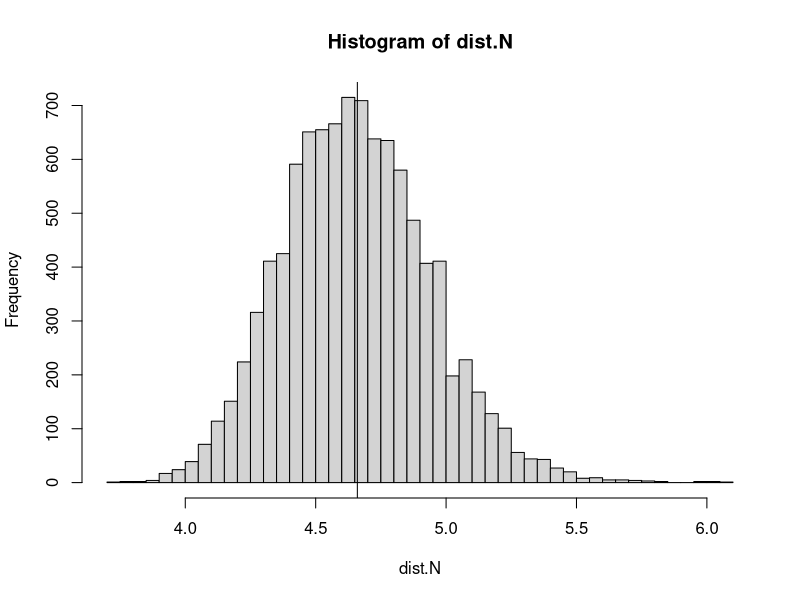
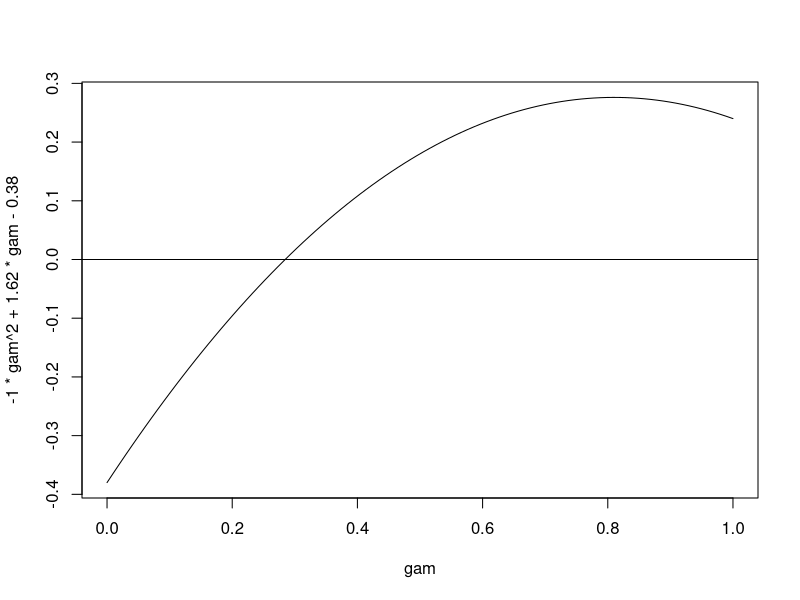
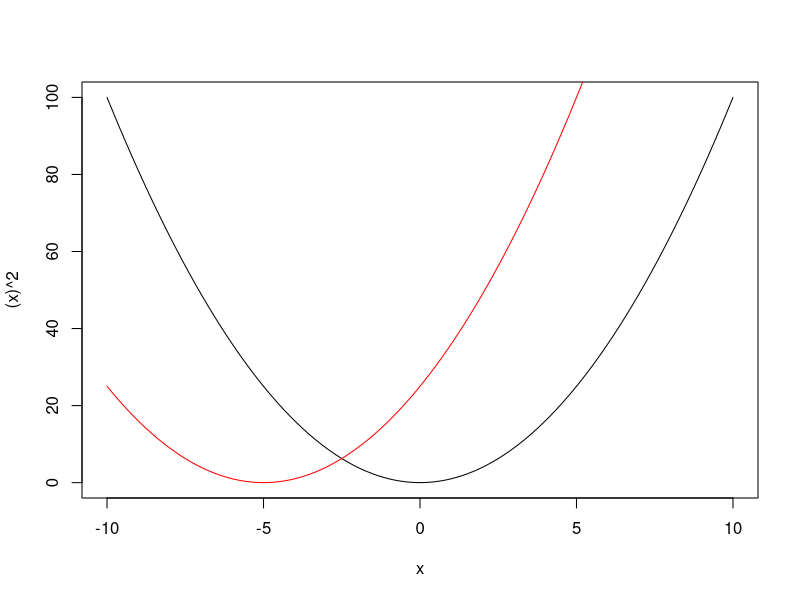

The R script that drew these images, in order:
compute.N <- function(input) {
x <- runif(1000,-1,1)
y <- runif(1000,-1,1)
z <- sqrt(x^2 + y^2)
N <- diff(c(0,which(z > 1)))
mean(N)
}
#N.series <- sapply(1:length(N), function(n) mean(N[1:n]))
#plot(N.series,type='l')
#plot(N.series[-(1:4999)],type="l")
#abline(h=1/(1-pi/4))

dist.N <- sapply(1:10000,compute.N)
hist(dist.N,50)
abline(v=1/(1-pi/4))

gam <- seq(0,1,length.out=100)
plot(gam,-1*gam^2+1.62*gam-0.38,type="l")
abline(h=0)

x <- seq(-10,10,length.out=100)
plot(x,(x)^2,type="l")
lines(x,(x+5)^2,col="red")

